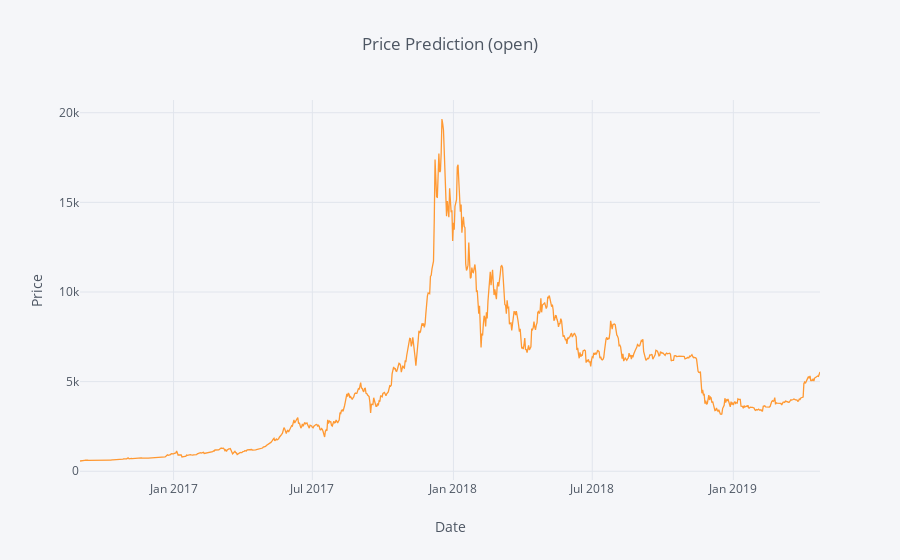
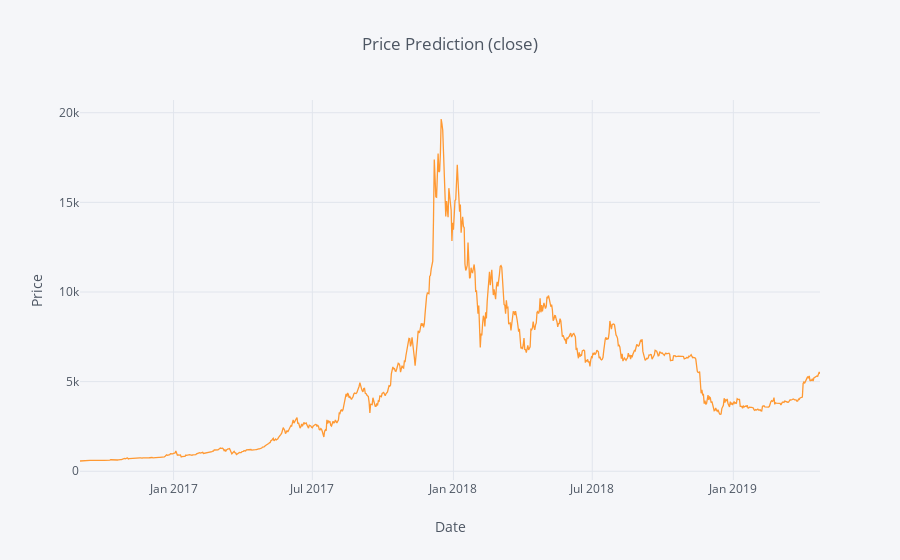
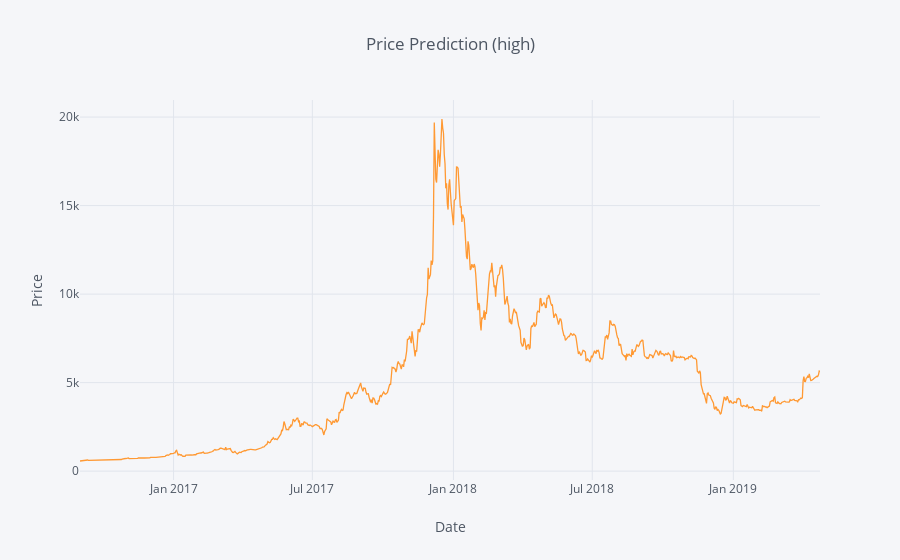
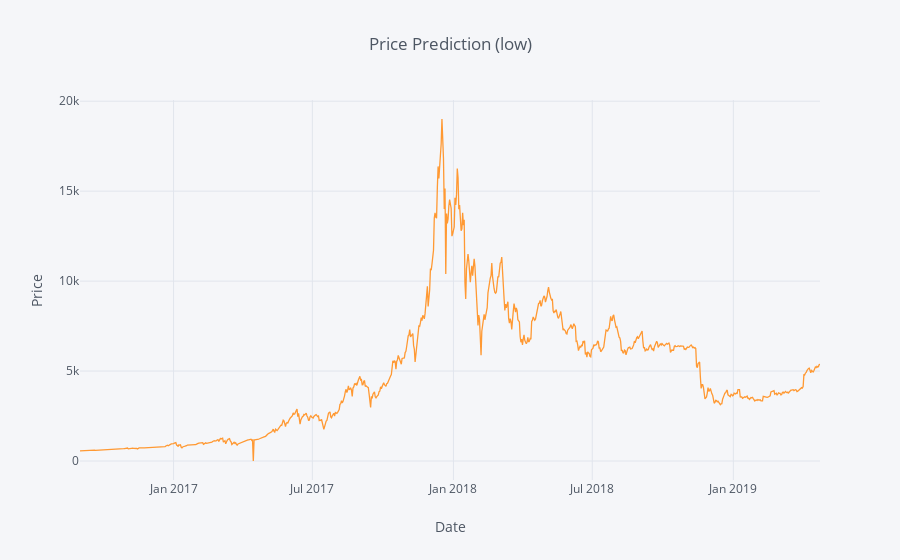

The code cell stored with these charts, in order, in its notebook:
### Markdown cell above
# BTC Prediction

### Code cell
import csv
import numpy as np
from datetime import date, datetime, timedelta
from lstm import Machine
import pandas as pd
import tensorflow as tf
from plotly.offline import init_notebook_mode
import cufflinks as cf
import yaml

CONFIG = "config/coinbase-BTCUSD.yml"
with open(CONFIG) as cfg:
    CONFIG = yaml.load(cfg, Loader=yaml.loader.SafeLoader)

MODEL_PATH = CONFIG["model"]
CSV_PATH = CONFIG["csv"]["out"]
TRAIN_TEST_RATE = CONFIG["splitRate"]
NUM_SEQ = CONFIG["seq"]
DUR_PRED = CONFIG["dur"]
TIME_UNIT = CONFIG.get("timeUnit") or 1

cf.go_offline()
init_notebook_mode(connected=True)

with open(CSV_PATH) as fin:
    reader = [dict(item) for item in csv.DictReader(fin)]

machine = Machine(reader)
(_, _, X_test, Y_test) = machine.split_data(
    TRAIN_TEST_RATE, NUM_SEQ, DUR_PRED
)

dates = machine.dates_list
dates = [
    datetime.utcfromtimestamp(date / TIME_UNIT).date()
    for date in dates
]

base_date = min(dates)
end_date = max(dates)

user_date = None

while not user_date:
    try:
        user_date = date.fromisoformat(input(
            "What date you want to see? ("
            f"min: {base_date.isoformat()} "
            f"max: {end_date.isoformat()}) "
        ))
        if not (base_date <= user_date <= end_date):
            user_date = None
    except ValueError:
        continue

x_index = (user_date - base_date).days
act_data = machine.filtered_data
x = act_data.values[x_index - 15 : x_index, ]
x = np.array([x])

model = tf.keras.models.load_model(MODEL_PATH)
pred = model.predict(x)

pred = np.array([
    machine.scaler.inverse_transform(row)
    for row in pred
])[0]

for (c, key) in enumerate(['open', 'close', 'high', 'low']):
    pred_df = pd.DataFrame(
        {f'Pred': [
            item[c] for item in pred
        ]},
        index=pd.date_range(
            user_date,
            user_date + timedelta(days=len(pred) - 1)
        )
    )
    act_df = pd.DataFrame(
        {f'Act': [
            item[c] for item in act_data.values
        ]},
        index=dates
    )
    pd.concat([
        act_df,
#         pred_df
    ], axis=1).iplot(
        asFigure=False,
        kind='scatter',
        xTitle='Date',
        yTitle='Price',
        title=f'Price Prediction ({key})'
    )

### Figure 1 — Plotly figure (JSON) as saved in the notebook; plotly's stock layout.template omitted (floating-point values rounded to 4 significant figures; data arrays with more than 128 entries replaced by an {"elided": "..."} marker saying what was removed)
{"data": [{"line": {"color": "rgba(255, 153, 51, 1.0)", "dash": "solid", "shape": "linear", "width": 1.3}, "mode": "lines", "name": "Act", "text": "", "type": "scatter", "uid": "94513418-1917-464e-92ab-428f36758cb2", "x": {"elided": "959 str values"}, "y": {"elided": "959 float values"}}], "layout": {"legend": {"bgcolor": "#F5F6F9", "font": {"color": "#4D5663"}}, "paper_bgcolor": "#F5F6F9", "plot_bgcolor": "#F5F6F9", "title": {"font": {"color": "#4D5663"}, "text": "Price Prediction (open)"}, "xaxis": {"gridcolor": "#E1E5ED", "showgrid": true, "tickfont": {"color": "#4D5663"}, "title": {"font": {"color": "#4D5663"}, "text": "Date"}, "zerolinecolor": "#E1E5ED"}, "yaxis": {"gridcolor": "#E1E5ED", "showgrid": true, "tickfont": {"color": "#4D5663"}, "title": {"font": {"color": "#4D5663"}, "text": "Price"}, "zerolinecolor": "#E1E5ED"}}}

### Figure 2 — Plotly figure (JSON) as saved in the notebook; plotly's stock layout.template omitted (floating-point values rounded to 4 significant figures; data arrays with more than 128 entries replaced by an {"elided": "..."} marker saying what was removed)
{"data": [{"line": {"color": "rgba(255, 153, 51, 1.0)", "dash": "solid", "shape": "linear", "width": 1.3}, "mode": "lines", "name": "Act", "text": "", "type": "scatter", "uid": "348861b7-69b9-4974-adf6-7e030bf29b91", "x": {"elided": "959 str values"}, "y": {"elided": "959 float values"}}], "layout": {"legend": {"bgcolor": "#F5F6F9", "font": {"color": "#4D5663"}}, "paper_bgcolor": "#F5F6F9", "plot_bgcolor": "#F5F6F9", "title": {"font": {"color": "#4D5663"}, "text": "Price Prediction (close)"}, "xaxis": {"gridcolor": "#E1E5ED", "showgrid": true, "tickfont": {"color": "#4D5663"}, "title": {"font": {"color": "#4D5663"}, "text": "Date"}, "zerolinecolor": "#E1E5ED"}, "yaxis": {"gridcolor": "#E1E5ED", "showgrid": true, "tickfont": {"color": "#4D5663"}, "title": {"font": {"color": "#4D5663"}, "text": "Price"}, "zerolinecolor": "#E1E5ED"}}}

### Figure 3 — Plotly figure (JSON) as saved in the notebook; plotly's stock layout.template omitted (floating-point values rounded to 4 significant figures; data arrays with more than 128 entries replaced by an {"elided": "..."} marker saying what was removed)
{"data": [{"line": {"color": "rgba(255, 153, 51, 1.0)", "dash": "solid", "shape": "linear", "width": 1.3}, "mode": "lines", "name": "Act", "text": "", "type": "scatter", "uid": "6818eccf-9277-40b5-aec5-888b822dc934", "x": {"elided": "959 str values"}, "y": {"elided": "959 float values"}}], "layout": {"legend": {"bgcolor": "#F5F6F9", "font": {"color": "#4D5663"}}, "paper_bgcolor": "#F5F6F9", "plot_bgcolor": "#F5F6F9", "title": {"font": {"color": "#4D5663"}, "text": "Price Prediction (high)"}, "xaxis": {"gridcolor": "#E1E5ED", "showgrid": true, "tickfont": {"color": "#4D5663"}, "title": {"font": {"color": "#4D5663"}, "text": "Date"}, "zerolinecolor": "#E1E5ED"}, "yaxis": {"gridcolor": "#E1E5ED", "showgrid": true, "tickfont": {"color": "#4D5663"}, "title": {"font": {"color": "#4D5663"}, "text": "Price"}, "zerolinecolor": "#E1E5ED"}}}

### Figure 4 — Plotly figure (JSON) as saved in the notebook; plotly's stock layout.template omitted (floating-point values rounded to 4 significant figures; data arrays with more than 128 entries replaced by an {"elided": "..."} marker saying what was removed)
{"data": [{"line": {"color": "rgba(255, 153, 51, 1.0)", "dash": "solid", "shape": "linear", "width": 1.3}, "mode": "lines", "name": "Act", "text": "", "type": "scatter", "uid": "ce45a746-fb5b-4f7e-b4d2-ab80461ef18d", "x": {"elided": "959 str values"}, "y": {"elided": "959 float values"}}], "layout": {"legend": {"bgcolor": "#F5F6F9", "font": {"color": "#4D5663"}}, "paper_bgcolor": "#F5F6F9", "plot_bgcolor": "#F5F6F9", "title": {"font": {"color": "#4D5663"}, "text": "Price Prediction (low)"}, "xaxis": {"gridcolor": "#E1E5ED", "showgrid": true, "tickfont": {"color": "#4D5663"}, "title": {"font": {"color": "#4D5663"}, "text": "Date"}, "zerolinecolor": "#E1E5ED"}, "yaxis": {"gridcolor": "#E1E5ED", "showgrid": true, "tickfont": {"color": "#4D5663"}, "title": {"font": {"color": "#4D5663"}, "text": "Price"}, "zerolinecolor": "#E1E5ED"}}}
